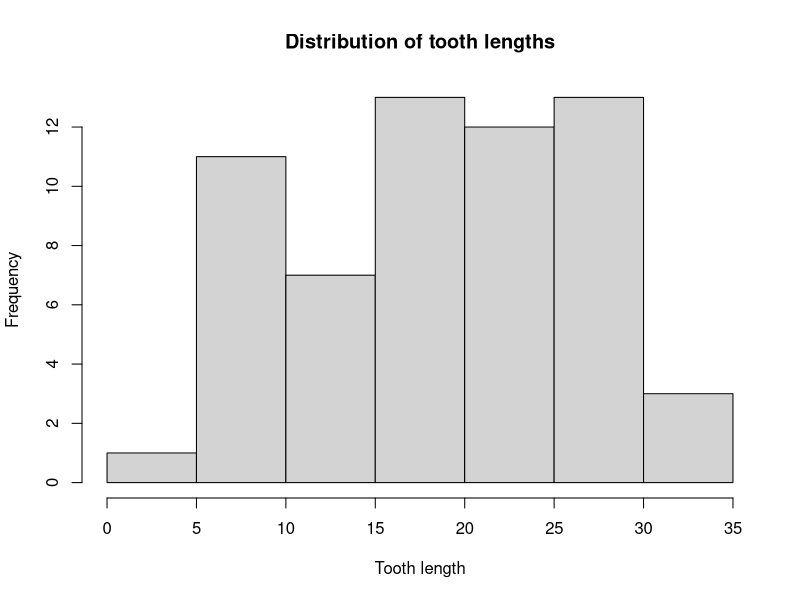
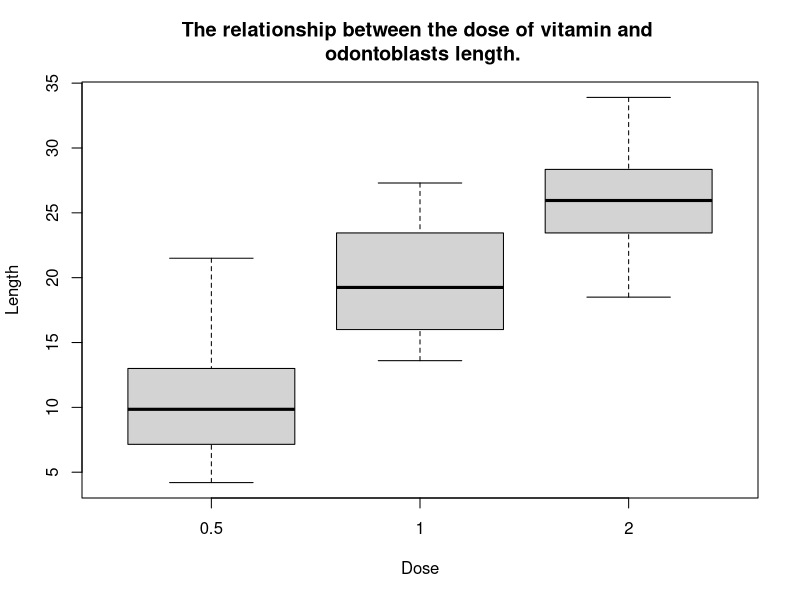
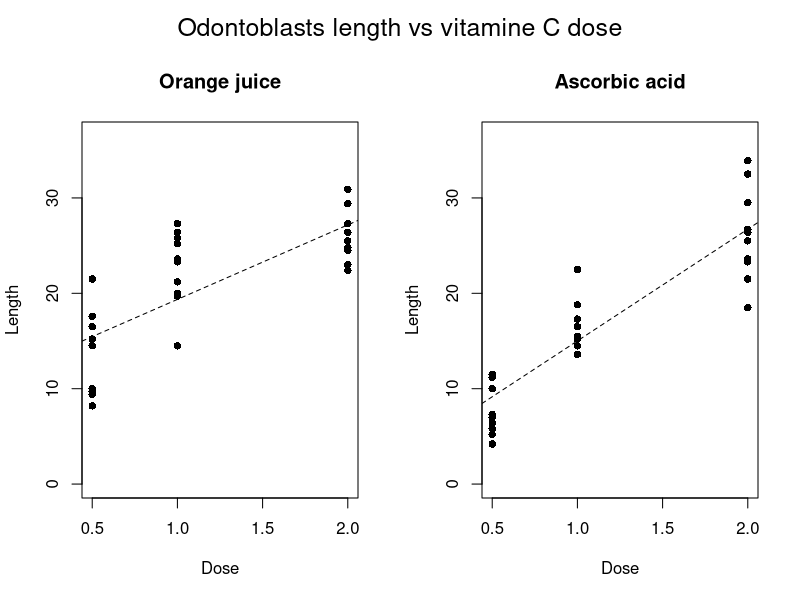

R code for these plots, in order:
## ---- chunk 1
library(data.table)
ToothGrowth <- data.table(ToothGrowth)
summary(ToothGrowth)
## ---- chunk 2
hist(ToothGrowth$len, xlab = "Tooth length", main = "Distribution of tooth lengths")
## ---- chunk 3
boxplot(ToothGrowth$len ~ ToothGrowth$dose, xlab = "Dose", ylab = "Length",
        main = "The relationship between the dose of vitamin and \n odontoblasts length.")
## ---- chunk 4
par(mfrow = c(1,2),oma = c(0, 0, 2, 0))
plot(ToothGrowth[supp == "OJ", list(dose, len)], pch = 16, ylim=c(0,36.5),
     main = "Orange juice", ylab = "Length", xlab = "Dose")
abline(lm(ToothGrowth[supp == "OJ", list(dose, len)]$len ~ 
            ToothGrowth[supp == "OJ", list(dose, len)]$dose), lty = 2)

plot(ToothGrowth[supp == "VC", list(dose, len)], pch = 16, ylim=c(0,36.5),
     main = "Ascorbic acid", ylab = "Length", xlab = "Dose")
abline(lm(ToothGrowth[supp == "VC", list(dose, len)]$len ~ 
            ToothGrowth[supp == "VC", list(dose, len)]$dose), lty = 2)
mtext("Odontoblasts length vs vitamine C dose",outer = TRUE, cex = 1.5)
## ---- chunk 5
t.test(ToothGrowth[dose == 1]$len, ToothGrowth[dose == 0.5]$len,
       alternative = "greater")$p.value
## ---- chunk 6
t.test(ToothGrowth[dose == 2]$len, ToothGrowth[dose == 1]$len,
       alternative = "greater")$p.value
## ---- chunk 7
t.test(ToothGrowth[dose == 0.5 & supp == "OJ"]$len,
       ToothGrowth[dose == 0.5 & supp == "VC"]$len, alternative = "greater")$p.value
## ---- chunk 8
t.test(ToothGrowth[dose == 1 & supp == "OJ"]$len,
       ToothGrowth[dose == 1 & supp == "VC"]$len, alternative = "greater")$p.value
## ---- chunk 9
t.test(ToothGrowth[dose == 2 & supp == "OJ"]$len,
       ToothGrowth[dose == 2 & supp == "VC"]$len, alternative = "greater")$p.value
## ---- chunk 10
t.test(ToothGrowth[dose == 2 & supp == "OJ"]$len,
       ToothGrowth[dose == 2 & supp == "VC"]$len)$p.value
